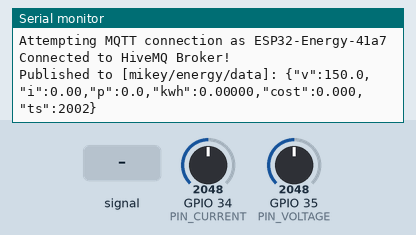
This sketch was run on a simulated ESP32. Parts: the last lines printed to the serial monitor. The inputs (shaded band) are chosen by the test bench; at power-on: GPIO 34 (PIN_CURRENT) = 2048, GPIO 35 (PIN_VOLTAGE) = 2048 (analog values on the 0–4095 scale). WiFi joins after 1.5 s; servers stay silent unless stated; random numbers use the default seed unless the sketch sets one; no MQTT or app messages arrive unless stated.

Above: at 2.7 s.
2.8 s: GPIO 34 (PIN_CURRENT) fed a 200 Hz sine of ±327 counts around its level
At 4.2 s:
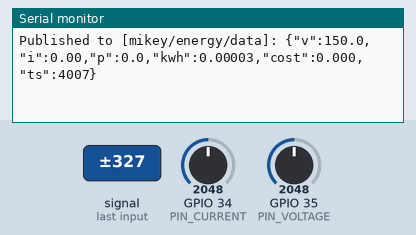
4.3 s: GPIO 34 (PIN_CURRENT) set to 2866
5.8 s: GPIO 35 (PIN_VOLTAGE) set to 2866
At 6.7 s:
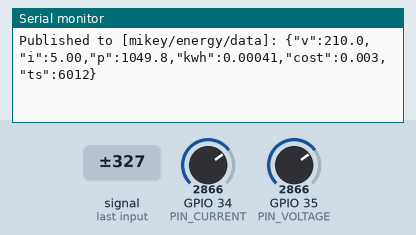
7.3 s: GPIO 35 (PIN_VOLTAGE) set to 3603
At 8.4 s:
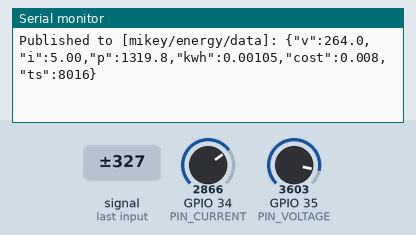
8.8 s: GPIO 34 (PIN_CURRENT) set to 2047
At 11.0 s:
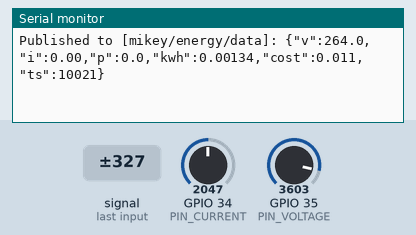
Timing chart, 0 to 11.3 s (numbered marks = the images above; inputs shaded):
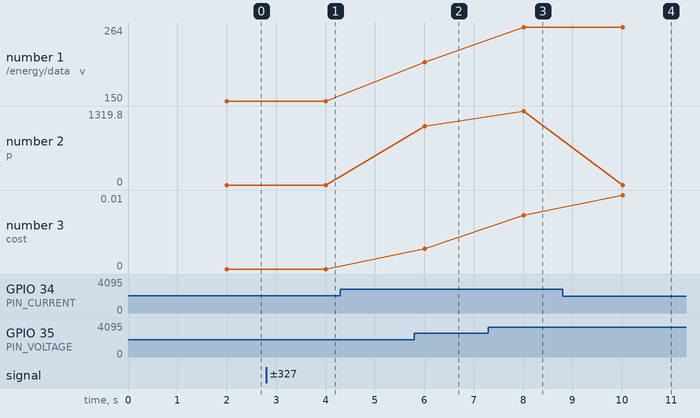

The sketch:

esp32_smart_energy.ino
```cpp
/*
 * Smart Energy Monitoring System - ESP32 Firmware
 *
 * Target: ESP32 DevKit v1 / v4
 * Simulation: Wokwi (https://wokwi.com/projects/477019972049778689)
 *
 * Hardware Connections:
 * - ACS712 Current Sensor OUT -> GPIO 34 (Potentiometer 1 in Wokwi)
 * - ZMPT101B Voltage Sensor OUT -> GPIO 35 (Potentiometer 2 in Wokwi)
 * - MQTT Broker: broker.hivemq.com (Port 1883)
 * - Topic: mikey/energy/data
 */

#include <WiFi.h>
#include <PubSubClient.h>

// ---------- Network & MQTT Configuration ----------
const char* WIFI_SSID   = "Wokwi-GUEST";
const char* WIFI_PASS   = "";
const char* MQTT_SERVER = "broker.hivemq.com";
const int   MQTT_PORT   = 1883;
const char* TOPIC       = "mikey/energy/data";   // Topic subscribed by Web Dashboard

// ---------- Analog Sensor Pins ----------
const int   PIN_CURRENT = 34;   // Stand-in for ACS712 (0-5A Hall-effect sensor)
const int   PIN_VOLTAGE = 35;   // Stand-in for ZMPT101B (0-300V AC Voltage sensor)

// ---------- Sensor Calibration Constants ----------
const float ACS_SENS    = 0.185;  // 185 mV/A sensitivity for ACS712-5A module
const float MAX_AMPS    = 5.0;    // Maximum current range (A)
const float MAX_VOLTS   = 300.0;  // Full-scale calibrated AC voltage (V)
const float TARIFF      = 8.0;    // Default tariff in ₹/kWh (configurable on dashboard)
const unsigned long PUBLISH_MS = 2000; // Telemetry publish rate: every 2 seconds

WiFiClient wifiClient;
PubSubClient mqtt(wifiClient);

float kwh = 0.0;
unsigned long lastPublish = 0;
unsigned long lastCalc = 0;

void connectWiFi() {
  Serial.print("Connecting to WiFi: ");
  Serial.println(WIFI_SSID);
  WiFi.begin(WIFI_SSID, WIFI_PASS, 6);
  while (WiFi.status() != WL_CONNECTED) {
    delay(300);
    Serial.print(".");
  }
  Serial.println("\nWiFi connected successfully!");
  Serial.print("IP Address: ");
  Serial.println(WiFi.localIP());
}

void connectMQTT() {
  while (!mqtt.connected()) {
    String clientId = "ESP32-Energy-" + String(random(0xffff), HEX);
    Serial.print("Attempting MQTT connection as ");
    Serial.println(clientId);

    if (mqtt.connect(clientId.c_str())) {
      Serial.println("Connected to HiveMQ Broker!");
    } else {
      Serial.print("Failed, rc=");
      Serial.print(mqtt.state());
      Serial.println(". Retrying in 1.5 seconds...");
      delay(1500);
    }
  }
}

// 20-sample oversampling filter for smooth, noise-free analog readings
float readAvg(int pin) {
  long sum = 0;
  for (int i = 0; i < 20; i++) {
    sum += analogRead(pin);
    delayMicroseconds(50);
  }
  return sum / 20.0;
}

void setup() {
  Serial.begin(115200);
  analogReadResolution(12); // ESP32 12-bit ADC (0 - 4095)
  connectWiFi();
  mqtt.setServer(MQTT_SERVER, MQTT_PORT);
  lastCalc = millis();
}

void loop() {
  if (WiFi.status() != WL_CONNECTED) {
    connectWiFi();
  }
  if (!mqtt.connected()) {
    connectMQTT();
  }
  mqtt.loop();

  // Read ACS712 Current Sensor
  // Potentiometer center (1.65V) represents 0 Amps quiescent voltage
  float vAdcCurrent = readAvg(PIN_CURRENT) * 3.3 / 4095.0;
  float amps = fabs((vAdcCurrent - 1.65) / (ACS_SENS * (3.3 / 5.0)));
  if (amps > MAX_AMPS) amps = MAX_AMPS;
  if (amps < 0.05) amps = 0.0; // Cut off noise floor

  // Read ZMPT101B Voltage Sensor
  float volts = readAvg(PIN_VOLTAGE) * MAX_VOLTS / 4095.0;

  // Calculate Real-time Active Power (P = V * I)
  float watts = volts * amps;

  // Accumulate Energy (kWh = Watts * hours / 1000 = Watts * seconds / 3.6e6)
  unsigned long now = millis();
  kwh += watts * (now - lastCalc) / 3.6e9;
  lastCalc = now;

  // Publish to HiveMQ broker every 2 seconds
  if (now - lastPublish >= PUBLISH_MS) {
    lastPublish = now;
    char msg[256];
    snprintf(msg, sizeof(msg),
      "{\"v\":%.1f,\"i\":%.2f,\"p\":%.1f,\"kwh\":%.5f,\"cost\":%.3f,\"ts\":%lu}",
      volts, amps, watts, kwh, kwh * TARIFF, now);

    mqtt.publish(TOPIC, msg);
    Serial.print("Published to [");
    Serial.print(TOPIC);
    Serial.print("]: ");
    Serial.println(msg);
  }
}
```

Measured:
- after the input at 2.8 s, the serial monitor: prints a new line after 1.2 s (image 1)
- after the input at 5.8 s, the serial monitor: prints a new line after 0.21 s (image 2)
- after the input at 7.3 s, the serial monitor: prints a new line after 0.72 s (image 3)
- after the input at 8.8 s, the serial monitor: prints a new line after 1.2 s (image 4)
- plotted number 1: 150 → 210 after the input at 5.8 s, 210 → 264 after the input at 7.3 s
- plotted number 2: 0 → 1049.8 after the input at 5.8 s, 1049.8 → 1319.8 after the input at 7.3 s, 1319.8 → 0 after the input at 8.8 s
- plotted number 3: 0.01 → 0.01 after the input at 8.8 s
